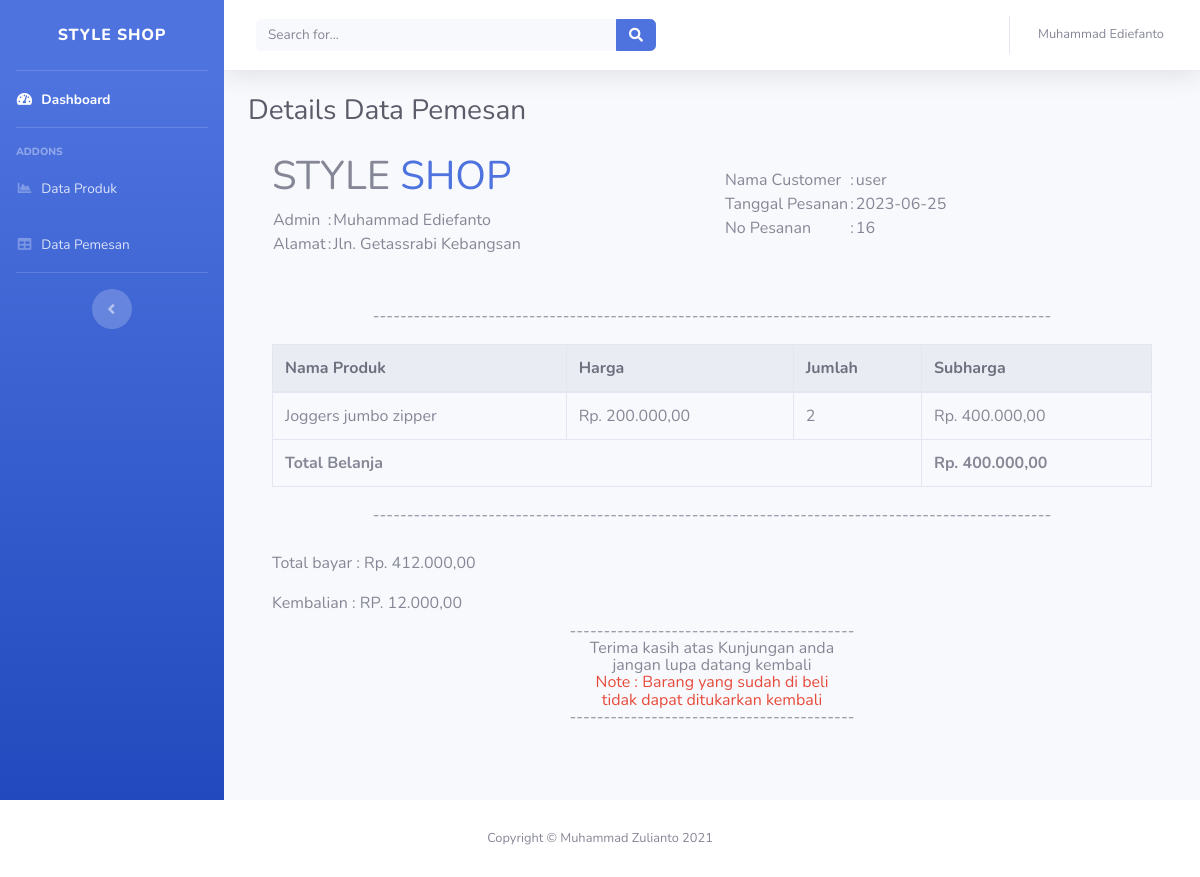
The page /admin/details-data-pemesan.php?id_pemesan=16 (signed in) on the database its author committed.
### tables this page shows
CREATE TABLE `users` (
  `id_user` int(11) NOT NULL,
  `username` varchar(64) NOT NULL,
  `password` varchar(255) NOT NULL,
  `nama_lengkap` varchar(64) NOT NULL,
  `jenis_kelamin` varchar(64) NOT NULL,
  `tanggal_lahir` date NOT NULL,
  `alamat` varchar(64) NOT NULL,
  `no_tlp` char(12) NOT NULL,
  `role` varchar(64) NOT NULL
);

CREATE TABLE `detail_pemesan` (
  `id_detail_pemesan` int(11) NOT NULL,
  `id_pemesan` int(11) NOT NULL,
  `username` varchar(64) NOT NULL,
  `id_produk` int(11) NOT NULL,
  `jumlah_produk` int(11) NOT NULL
);

CREATE TABLE `pemesan` (
  `id_pemesan` int(11) NOT NULL,
  `tanggal_pemesan` date NOT NULL,
  `total_harga` int(11) NOT NULL,
  `total_bayar` int(11) NOT NULL
);

CREATE TABLE `produk` (
  `id_produk` int(11) NOT NULL,
  `nama_produk` varchar(64) NOT NULL,
  `jenis_produk` varchar(64) NOT NULL,
  `stok` int(50) NOT NULL,
  `harga` int(50) NOT NULL,
  `gambar` varchar(64) NOT NULL
);

### admin/App/function.php (called while the page is built, shortened)
<?php
$dbHost = "localhost";
$dbUser = "root";
$dbPass = "";
$dbName = "db_muslim";
$conn = mysqli_connect($dbHost, $dbUser, $dbPass, $dbName);
function query($query)
{
    global $conn;
    $result = mysqli_query($conn, $query);
    $rows = [];
    while ($row = mysqli_fetch_assoc($result)) {
        $rows[] = $row;
    }
    return $rows;
}

### admin/details-data-pemesan.php (the view, shortened to what this page needs)
<?php
require("App/function.php");
$user  = $_SESSION['login'];
$result = mysqli_query($conn, "SELECT * FROM users WHERE username = '$user'");
while ($row = mysqli_fetch_assoc($result)) {
    $rows[] = $row;
}
$id_pemesan = $_GET['id_pemesan'];
$result = query("SELECT * FROM detail_pemesan
               INNER JOIN produk ON detail_pemesan.id_produk = produk.id_produk
               INNER JOIN users ON detail_pemesan.username = users.username
               INNER JOIN pemesan ON detail_pemesan.id_pemesan = pemesan.id_pemesan
               WHERE detail_pemesan.id_pemesan = '$id_pemesan'");
foreach ($result as $row) {
    $nama_lengkap = $row['nama_lengkap'];
    $id_pemesan = $row['id_pemesan'];
    $tanggal_pesanan = $row['tanggal_pemesan'];
    $totalBayar = $row['total_bayar'];
}
?>
<link href="asset/vendor/fontawesome-free/css/all.min.css" rel="stylesheet" type="text/css">
<link href="asset/css/sb-admin-2.min.css" rel="stylesheet">
<?php include("templates/header.php"); ?>
<div id="wrapper">
    <?php include "templates/sidebar.php" ?>
    <div id="content-wrapper" class="d-flex flex-column">
        <div id="content">
            <?php include "templates/navbar.php" ?>
            <div class="container-fluid">
                <div class="d-sm-flex align-items-center justify-content-between mb-4">
                    <h1 class="h3 mb-0 text-gray-800">Details Data Pemesan</h1>
                </div>
                <div class="container">
                    <div class="row d-flex align-items-center justify-content-center">
                        <div class="col-md-6">
                            <h1>STYLE <span class="fw-bold text-primary">SHOP</span></h1>
                            <table>
                                <tr>
                                    <td>Admin</td>
                                    <td> : </td>
                                    <td>Muhammad Ediefanto</td>
                                </tr>
                                <tr>
                                    <td>Alamat</td>
                                    <td>:</td>
                                    <td>Jln. Getassrabi Kebangsan </td>
                                </tr>
                            </table>
                        </div>
                        <div class="col-md-6">
                            <table>
                                <tr>
                                    <td>Nama Customer</td>
                                    <td> : </td>
                                    <td><?= $nama_lengkap ?></td>
                                </tr>
                                <tr>
                                    <td>Tanggal Pesanan </td>
                                    <td>: </td>
                                    <td><?= $tanggal_pesanan ?></td>
                                </tr>
                                <tr>
                                    <td>No Pesanan </td>
                                    <td>: </td>
                                    <td><?= $id_pemesan ?></td>
                                </tr>
                            </table>
                        </div>
                    </div>
                </div>
                <div class="container">
                    <div class="row mt-5 justify-content-center">
                        <div class="col">
                            <p class="text-center">----------------------------------------------------------------------------------------------------</p>
                            <table class="table table-bordered" id="example">
                                <thead class="thead-light">
                                    <tr>
                                        <th scope="col">Nama Produk</th>
                                        <th scope="col">Harga</th>
                                        <th scope="col">Jumlah</th>
                                        <th scope="col">Subharga</th>
                                    </tr>
                                </thead>
                                <tbody>
                                    <?php foreach ($result as $produk) : ?>
                                        <tr>
                                            <td><?= $produk['nama_produk']; ?></td>
                                            <td>Rp. <?= number_format($produk['harga'], 2, ",", ".") ?></td>
                                            <td><?= $produk['jumlah_produk']; ?></td>
                                            <td>Rp. <?= number_format($produk['jumlah_produk'] * $produk['harga'], 2, ",", ".") ?></td>
                                        </tr>
                                    <?php endforeach; ?>
                                </tbody>
                                <tfoot>
                                    <tr>
                                        <th colspan="3">Total Belanja</th>
                                        <th colspan="2">Rp. <?= number_format($produk['total_harga'], 2, ",", ".") ?></th>
                                    </tr>
                                </tfoot>
                            </table>
                            <p class="text-center">----------------------------------------------------------------------------------------------------</p>
                            <p class="mt-4">Total bayar : Rp. <?= number_format($totalBayar, 2, ",", ".") ?></p>
                            <p>Kembalian : RP. <?= number_format($totalBayar - $produk['total_harga'], 2, ",", ".") ?></p>
                            <div class="row justify-content-center">
                                <div class="col text-center mb-5" style="line-height: 1.3px;">
                                    <p>------------------------------------------</p>
                                    <p>Terima kasih atas Kunjungan anda</p>
                                    <p>jangan lupa datang kembali</p>
                                    <p class="fw-bold text-danger">Note : Barang yang sudah di beli </p>
                                    <p class="fw-bold text-danger">tidak dapat ditukarkan kembali</p>
                                    <p>------------------------------------------</p>
                                </div>
                            </div>
                        </div>
                    </div>
                </div>
            </div>
        </div>
    </div>
</div>
<?php include "templates/footer.php" ?>

### admin/templates/navbar.php (shortened to what this page needs)
<nav class="navbar navbar-expand navbar-light bg-white topbar mb-4 static-top shadow">
    <form class="d-none d-sm-inline-block form-inline mr-auto ml-md-3 my-2 my-md-0 mw-100 navbar-search">
        <div class="input-group">
            <input type="text" class="form-control bg-light border-0 small" placeholder="Search for..." aria-label="Search" aria-describedby="basic-addon2">
            <div class="input-group-append">
                <button class="btn btn-primary" type="button">
                    <i class="fas fa-search fa-sm"></i>
                </button>
            </div>
        </div>
    </form>
    <ul class="navbar-nav ml-auto">
        <li class="nav-item dropdown no-arrow">
            <a class="nav-link dropdown-toggle" href="#" id="userDropdown" role="button" data-toggle="dropdown" aria-haspopup="true" aria-expanded="false">
                <?php foreach ($rows as $userLengkap) : ?>
                    <span class="mr-2 d-none d-lg-inline text-gray-600 small"><?= $userLengkap['nama_lengkap'] ?></span>
                <?php endforeach; ?>
            </a>
        </li>
    </ul>
</nav>

### rows shown on the page
users: nama_lengkap "Muhammad Ediefanto"
detail_pemesan: users.nama_lengkap "user", id_pemesan.tanggal_pemesan "2023-06-25", id_pemesan.id_pemesan "16", id_produk.nama_produk "Joggers jumbo zipper", id_produk.harga "200.000,00", jumlah_produk "2", $produk['jumlah_produk']*$produk['harga'] "400.000,00", id_pemesan.total_harga "400.000,00", id_pemesan.total_bayar "412.000,00", $totalBayar-$produk['total_harga'] "12.000,00"
